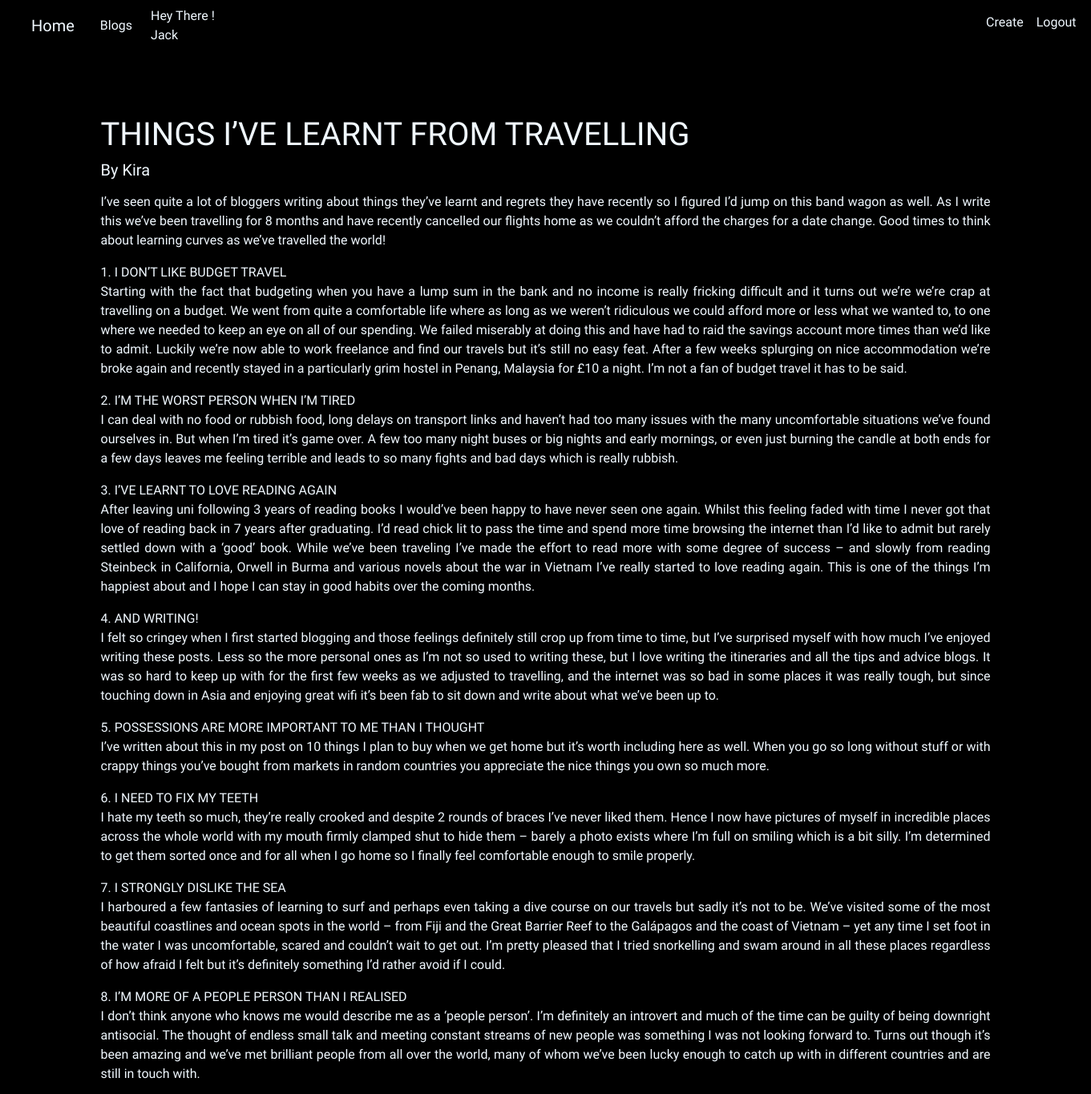
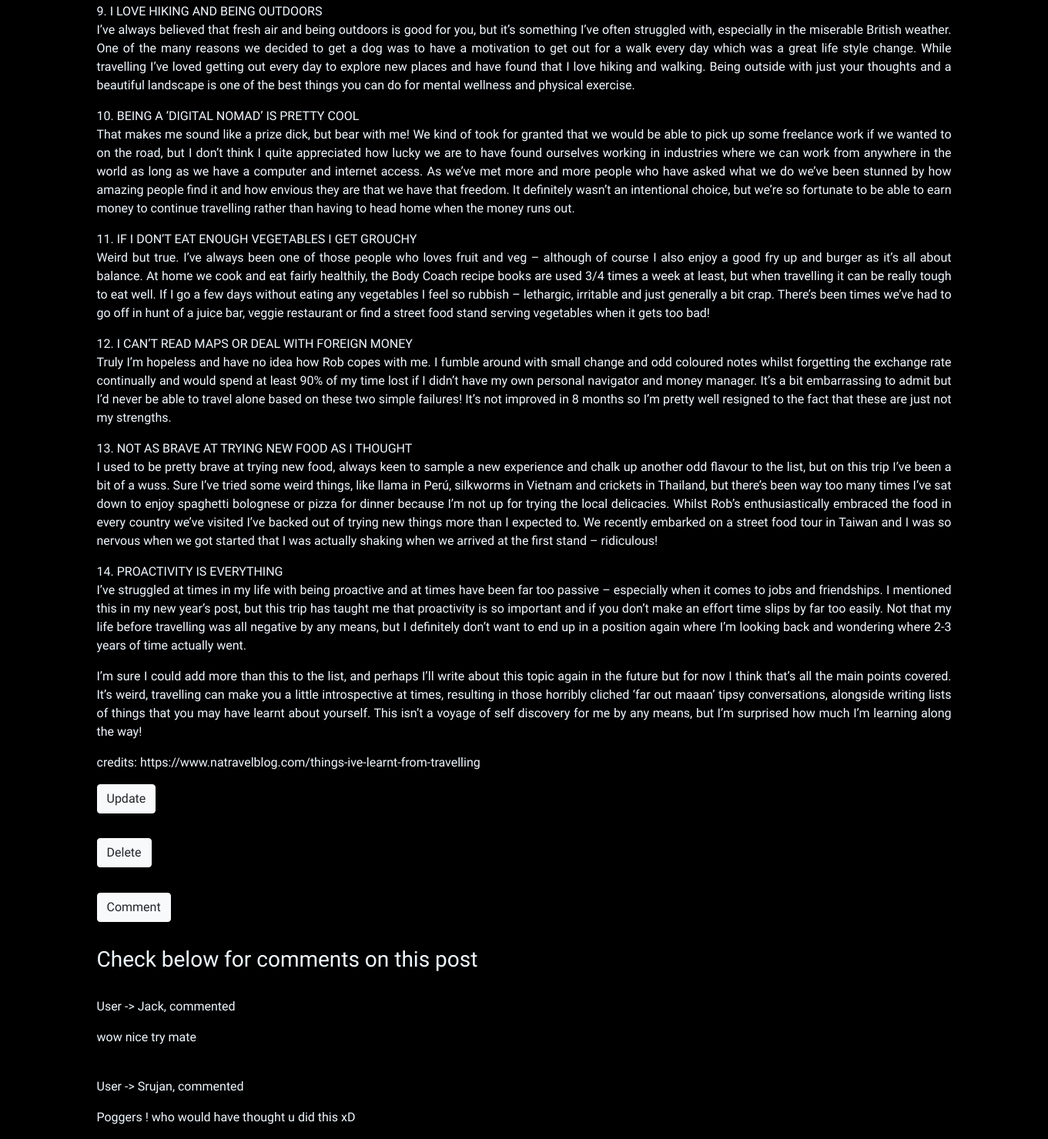
The page /posts/5/ (signed in) on the database its author committed (2 pictures, top to bottom).
### blogem/models.py (models this page shows, shortened)
class Posts(models.Model):
    user = models.ForeignKey('auth.User', on_delete=models.CASCADE)
    title = models.CharField(max_length=50)
    content = models.TextField()

class Comments(models.Model):
    post = models.ForeignKey(
        'blogem.Posts', related_name='comments', on_delete=models.CASCADE)
    user = models.CharField(max_length=25)
    content = models.TextField()
    app_comment = models.BooleanField(default=True)

### blogem/views.py (the view)
# urls.py: path('posts/<int:pk>/', views.PostsDetailView.as_view(), name='posts_detail'),
class PostsDetailView(DetailView):
    model = Posts

### blogem/templates/blogem/posts_detail.html
{% extends 'blogem/base.html' %}
{% block content %}
<div class="container p1">
    <h1>{{posts.title}}</h1>
    <h5>By {{posts.user|title}}</h5>
    <p>{{posts.content|safe|linebreaks}}</p>
</div>
<div class="container">
{% if user.is_authenticated %}
    <h5><a class="btn btn-light" href="{% url 'blogem:update_post' pk=posts.pk %}"">Update</a></h5><br>
    <h5><a class="btn btn-light" href="{% url 'blogem:delete_post' pk=posts.pk %}"">Delete</a></h5>
    <hr>
    <h5><a class="btn btn-light" href="{% url 'blogem:create_comment' pk=posts.pk %}">Comment</a></h5><br>
    {% endif %}
    <h3>Check below for comments on this post </h3>
    {% for comment in posts.comments.all %}
    <br>
        {% if comment.count != 0 %}
            <p>User -> {{comment.user|title}}, commented</p>
            <p>{{comment.content}}</p>
        {% else %}
            <p>No one commented</p>
        {% endif %}
    {% endfor %}
</div>
{% endblock %}

### blogem/templates/blogem/base.html (shortened to what this page needs)
<!DOCTYPE html>
{% load static %}
<html lang="en">
<head>
    <link rel="stylesheet" href="https://cdn.jsdelivr.net/npm/bootstrap@4.6.0/dist/css/bootstrap.min.css"
>
    <link rel="stylesheet" href="{% static 'css/basic.css' %}">
</head>
<body>
    <nav class=" navbar navbar-expand-lg navbar-dark bg-transparent">
        <div class="container-fluid">
            <ul class="navbar-nav navbar-dark ">
                <li class="navbar-item"><a id="nv-items" class="nav-link navbar-brand" href="{% url 'blogem:home' %}">Home</a></li>
                <li class="navbar-item"><a id="nv-items" class="nav-link" href="{% url 'blogem:all_posts' %}">Blogs</a></li>
            </ul>
        </div>
        <div >
            <ul class="navbar-nav">
                {% if user.is_authenticated %}
                <li class="navbar-item"><a id="nav-name">Hey There ! {{ user.username|title }}</a></li>
                <li class="navbar-item"><a id="nv-items" class="nav-link" href="{% url 'blogem:create_post' %}">Create</a></li>
                <li class="navbar-item navbar-right"><a id="nv-items" class="nav-link" href="{% url 'blogem:logout' %}">Logout</a></li>
                {% else %}
                <li class="navbar-item navbar-right"><a id="nv-items" class="nav-link" href="{% url 'blogem:login' %}">Login</a></li>
                <li class="navbar-item"><a id="nv-items" class="nav-link" href="{% url 'blogem:register' %}">Register</a></li>
                {% endif %}
            </ul>
        </div>
    </nav>
    {% block content %}
    {% endblock %}
</body>
</html>

### blogem/static/css/basic.css (style rules this page uses)
body { background-image: url("black.jpg"); font-family: "Heebo", sans-serif; color: aliceblue; }
#nv-items { color: aliceblue; }
#nav-name { color: aliceblue; margin-right: 1000px; text-anchor: middle; }
.p1 { text-align: justify; margin-top: 80px; }

### rows shown on the page
Posts: title "THINGS I’VE LEARNT FROM TRAVELLING", user "Kira", content "I’ve seen quite a lot of bloggers writing about things they’ve learnt and regrets they have recently so I figured I’d jump on this band wagon as well. As I write this we’ve been travelling for 8 months and have recently cancelled our flights home as we couldn’t afford the charges for a date change. Good times to think about learning curves as we’ve travelled the world! 1. I DON’T LIKE BUDGET TRAVEL Starting with the fact that budgeting when you have a lump sum in the bank and no income is really fricking difficult and it turns out we’re we’re crap at travelling on a budget. We went from quite a comfortable life where as long as we weren’t ridiculous we could afford more or less what we…"
Comments: user "Jack", content "wow nice try mate"
Comments: user "Srujan", content "Poggers ! who would have thought u did this xD"

### other values the page prints
{{ user.username|title }} "Jack"
